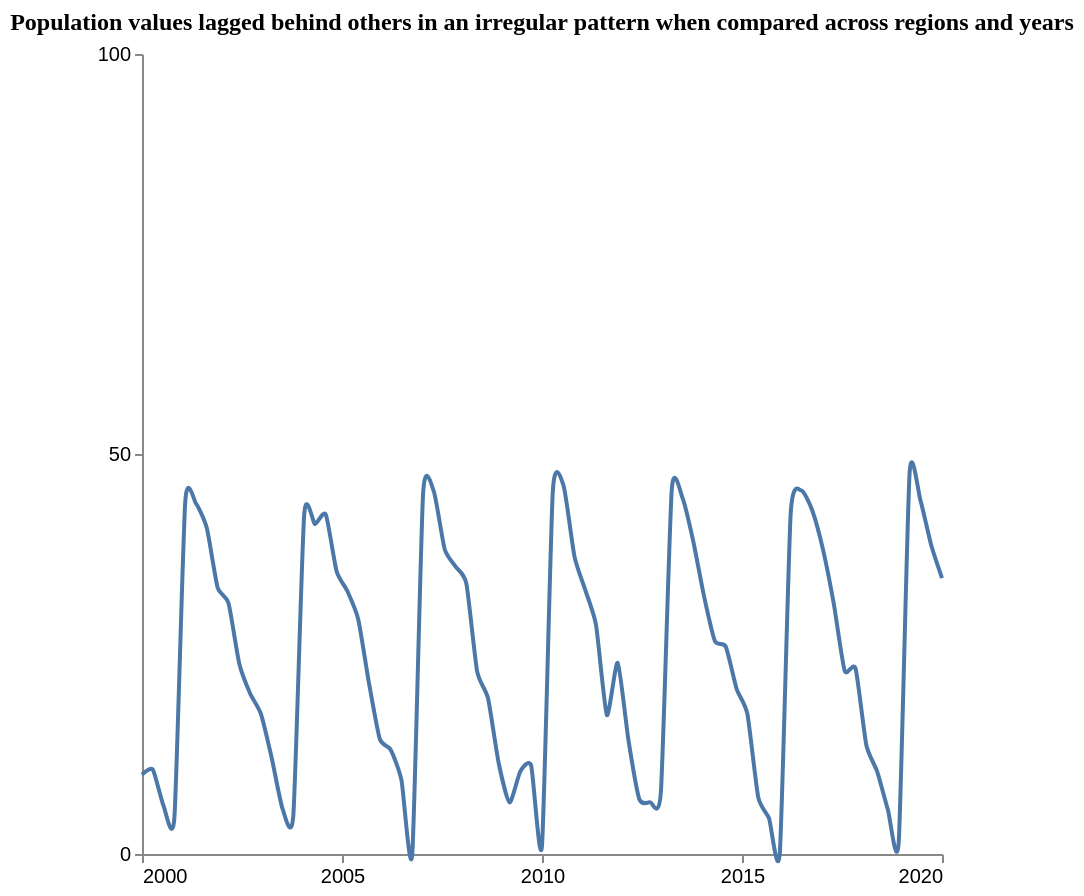

This figure's Vega-Lite source:
### Vega-Lite specification from a JSON file in a GitHub repository (floating-point values rounded to 4 significant figures)
{"$schema": "https://vega.github.io/schema/vega-lite/v5.json", "description": "Pattern: Periodic", "data": {"values": [{"X": 2000.0, "Y": 9.919}, {"X": 2000.0, "Y": 10.55}, {"X": 2001.0, "Y": 5.993}, {"X": 2001.0, "Y": 4.624}, {"X": 2001.0, "Y": 44.01}, {"X": 2001.0, "Y": 43.78}, {"X": 2002.0, "Y": 40.7}, {"X": 2002.0, "Y": 33.29}, {"X": 2002.0, "Y": 31.38}, {"X": 2002.0, "Y": 23.78}, {"X": 2003.0, "Y": 20.06}, {"X": 2003.0, "Y": 17.52}, {"X": 2003.0, "Y": 11.99}, {"X": 2004.0, "Y": 5.664}, {"X": 2004.0, "Y": 4.891}, {"X": 2004.0, "Y": 42.35}, {"X": 2004.0, "Y": 41.25}, {"X": 2005.0, "Y": 42.44}, {"X": 2005.0, "Y": 35.35}, {"X": 2005.0, "Y": 32.86}, {"X": 2005.0, "Y": 29.34}, {"X": 2006.0, "Y": 21.33}, {"X": 2006.0, "Y": 14.36}, {"X": 2006.0, "Y": 13.03}, {"X": 2006.0, "Y": 9.231}, {"X": 2007.0, "Y": 0.0}, {"X": 2007.0, "Y": 45.0}, {"X": 2007.0, "Y": 45.29}, {"X": 2008.0, "Y": 38.09}, {"X": 2008.0, "Y": 35.94}, {"X": 2008.0, "Y": 33.82}, {"X": 2008.0, "Y": 22.82}, {"X": 2009.0, "Y": 19.49}, {"X": 2009.0, "Y": 11.31}, {"X": 2009.0, "Y": 6.439}, {"X": 2009.0, "Y": 10.34}, {"X": 2010.0, "Y": 11.02}, {"X": 2010.0, "Y": 1.061}, {"X": 2010.0, "Y": 45.31}, {"X": 2011.0, "Y": 46.02}, {"X": 2011.0, "Y": 37.21}, {"X": 2011.0, "Y": 33.01}, {"X": 2011.0, "Y": 28.59}, {"X": 2012.0, "Y": 17.38}, {"X": 2012.0, "Y": 23.9}, {"X": 2012.0, "Y": 14.21}, {"X": 2012.0, "Y": 6.879}, {"X": 2013.0, "Y": 6.477}, {"X": 2013.0, "Y": 7.79}, {"X": 2013.0, "Y": 45.49}, {"X": 2014.0, "Y": 44.5}, {"X": 2014.0, "Y": 39.03}, {"X": 2014.0, "Y": 32.14}, {"X": 2014.0, "Y": 26.59}, {"X": 2015.0, "Y": 25.92}, {"X": 2015.0, "Y": 20.65}, {"X": 2015.0, "Y": 17.49}, {"X": 2015.0, "Y": 7.099}, {"X": 2016.0, "Y": 4.46}, {"X": 2016.0, "Y": 0.1717}, {"X": 2016.0, "Y": 42.5}, {"X": 2016.0, "Y": 45.43}, {"X": 2017.0, "Y": 42.94}, {"X": 2017.0, "Y": 38.02}, {"X": 2017.0, "Y": 31.2}, {"X": 2018.0, "Y": 22.89}, {"X": 2018.0, "Y": 23.2}, {"X": 2018.0, "Y": 13.62}, {"X": 2018.0, "Y": 10.32}, {"X": 2019.0, "Y": 5.512}, {"X": 2019.0, "Y": 1.573}, {"X": 2019.0, "Y": 47.55}, {"X": 2019.0, "Y": 44.23}, {"X": 2020.0, "Y": 38.62}, {"X": 2020.0, "Y": 34.49}]}, "mark": {"type": "line", "interpolate": "cardinal", "tension": 0.4}, "encoding": {"x": {"field": "X", "type": "quantitative", "title": "", "axis": {"grid": false, "format": "d", "values": [2000, 2005, 2010, 2015, 2020], "tickSize": 4}, "scale": {"domain": [2000, 2020]}}, "y": {"field": "Y", "type": "quantitative", "title": "", "axis": {"grid": false, "format": "d", "values": [0, 50, 100], "tickSize": 4, "tickOpacity": 1}, "scale": {"domain": [0, 100]}}}, "title": {"text": "Population values lagged behind others in an irregular pattern when compared across regions and years", "anchor": "middle", "font": "Tahoma", "fontSize": 12}, "config": {"lineBreak": "^", "view": {"stroke": null}}, "height": 400, "width": 400, "autosize": "pad"}
